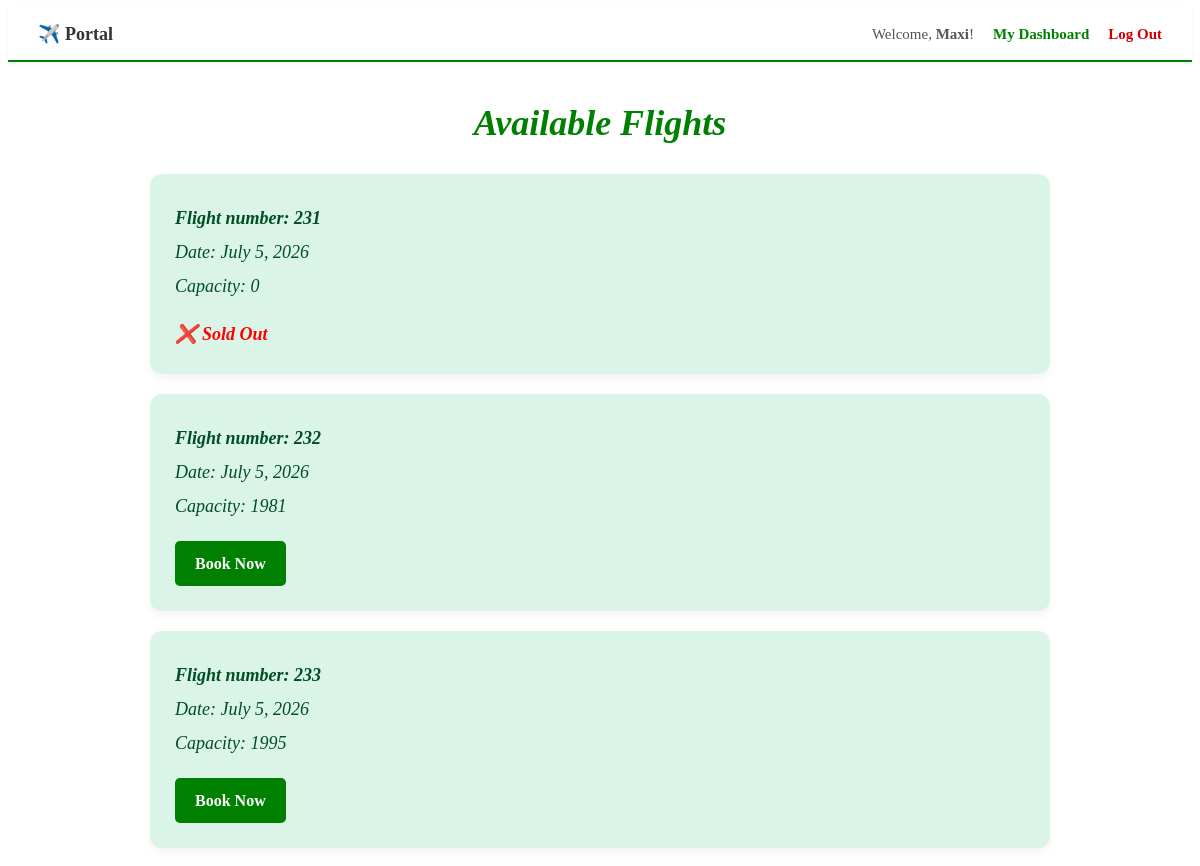
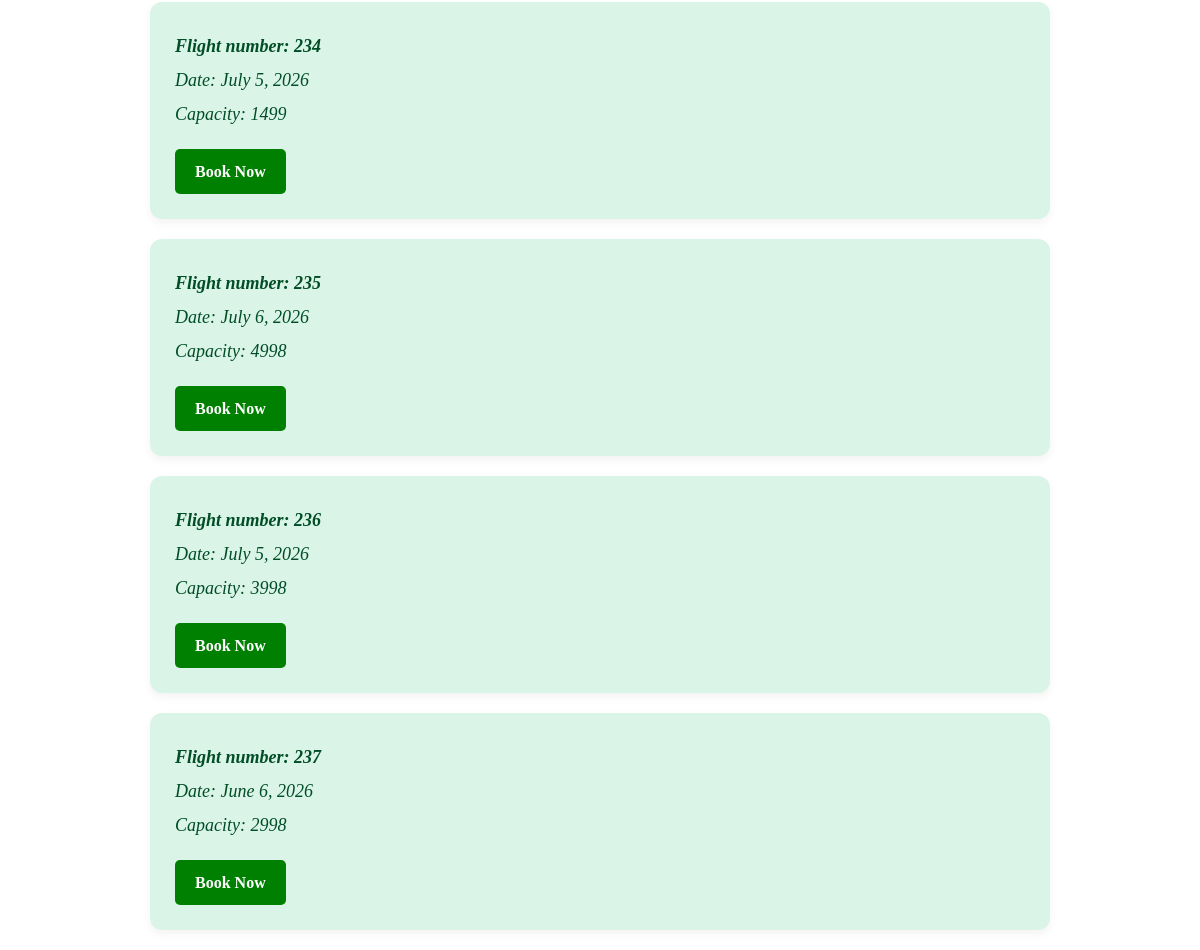
/flights/ (signed in), run on the app's committed database (2 pictures, top to bottom).
### flight_capacity/models.py (models this page shows)
class FlightCapacity(models.Model):
    flight_number = models.CharField(max_length=10)
    Date = models.DateField(max_length=10)
    Capacity = models.IntegerField()

### flight_capacity/views.py (the view)
# urls.py: path('', include ('flight_capacity.urls')),
def flight_capacity(request):
    flights = FlightCapacity.objects.all()
    context = {
        'flights': flights,
    }
    return render(request, 'all_flights.html', context)

### flight_capacity/templates/all_flights.html (shortened to what this page needs)
<!DOCTYPE html>
<html>
    <head>
        <link rel="stylesheet" href="">
    </head>
    <body>
      <div class="navbar">
        <a href="{% url 'home' %}" class="navbar-brand">✈️ Portal</a>
        <div>
            {% if user.is_authenticated %}
                <span class="navbar-user-text">Welcome, <strong>{{ user.username }}</strong>!</span>
                <a href="{% url 'dashboard' %}" class="nav-link">My Dashboard</a>
                <form action="{% url 'logout' %}" method="POST" class="logout-form">
                    <button type="submit" class="btn-logout-link">Log Out</button>
                </form>
            {% else %}
                <a href="{% url 'login' %}" class="nav-link">Log In</a>
                <a href="{% url 'signup' %}" class="btn-signup">Create Account</a>
            {% endif %}
        </div>
    </div>
    <h1 class="page-title">Available Flights</h1>
    <div class="cards-container">
        {% for flight in flights %}
            <div class="flight-card">
                <p><strong>Flight number: {{ flight.flight_number }}</strong></p>
                <p>Date: {{ flight.Date }}</p>
                <p>Capacity: {{ flight.Capacity }}</p>
                {% if flight.Capacity > 0 %}
                    <a href="{% url 'book_flight' flight.id %}" class="button">Book Now</a>
                {% else %}
                    <span class="sold-out">❌ Sold Out</span>
                {% endif %}
            </div>
        {% empty %}
            <div class="flight-card" style="text-align: center;">
                <p>No flights are scheduled at this time.</p>
            </div>
        {% endfor %}
    </div>
    </body>
</html>

### flight_capacity/templates/all_flights.html (style rules this page uses)
.navbar { background-color: white; padding: 15px 30px; display: flex; justify-content: space-between; align-items: center; border-bottom: 2px solid green; box-shadow: 0 2px 5px rgba(0,0,0,0.05); }
.navbar-brand { font-size: 18px; font-weight: bold; color: #333; text-decoration: none; }
.navbar-user-text { font-size: 15px; color: #555; }
.nav-link { color: green; text-decoration: none; margin-left: 15px; font-weight: bold; font-size: 15px; }
.logout-form { display: inline; margin-left: 15px; }
.btn-logout-link { background: none; border: none; color: #cc0000; font-size: 15px; font-weight: bold; cursor: pointer; padding: 0; font-family: inherit; }
.page-title { text-align: center; color: green; font-style: italic; font-size: 36px; margin-top: 40px; margin-bottom: 30px; }
.cards-container { max-width: 900px; margin: 0 auto; padding: 0 20px; }
.flight-card { background-color: #daf5e7; border-radius: 12px; padding: 25px; margin-bottom: 20px; box-shadow: 0 4px 10px rgba(0,0,0,0.05); color: #004d26; font-style: italic; line-height: 1.6; }
.flight-card p { margin: 5px 0; font-size: 18px; }
.button { background-color: green; color: white; padding: 10px 20px; border-radius: 5px; text-decoration: none; display: inline-block; margin-top: 15px; font-style: normal; font-weight: bold; border: none; cursor: pointer; }
.sold-out { color: red; font-weight: bold; font-size: 18px; display: inline-block; margin-top: 15px; }

### data on the page
FlightCapacity: flight_number "231", Date "July 5, 2026", Capacity "0", shows "❌ Sold Out"
FlightCapacity: flight_number "232", Date "July 5, 2026", Capacity "1981", shows "Book Now"
FlightCapacity: flight_number "233", Date "July 5, 2026", Capacity "1995", shows "Book Now"
FlightCapacity: flight_number "234", Date "July 5, 2026", Capacity "1499", shows "Book Now"
FlightCapacity: flight_number "235", Date "July 6, 2026", Capacity "4998", shows "Book Now"
FlightCapacity: flight_number "236", Date "July 5, 2026", Capacity "3998", shows "Book Now"
FlightCapacity: flight_number "237", Date "June 6, 2026", Capacity "2998", shows "Book Now"

### other printed values
{{ user.username }} "Maxi"
